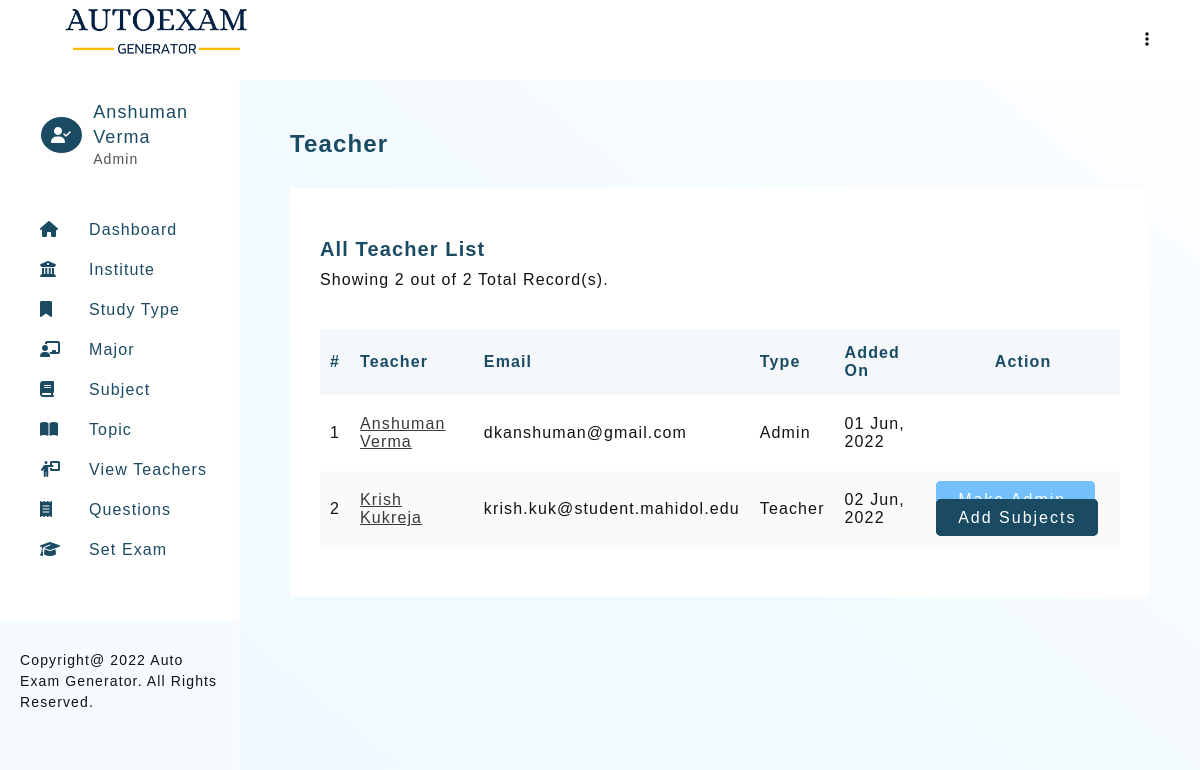
/teacher-view.php (signed in), run on the app's committed database.
### tables this page shows
CREATE TABLE `teacher_profile` (
  `teacher_id` int PRIMARY KEY AUTO_INCREMENT,
  `teacher_firstname` varchar(30) NOT NULL,
  `teacher_lastname` varchar(30) NOT NULL,
  `email` varchar(50) UNIQUE,
  `password` varchar(100) NOT NULL,
  `type` ENUM('Admin','Teacher') NOT NULL DEFAULT 'Teacher',
  `addedOn` DATETIME DEFAULT CURRENT_TIMESTAMP
);

### includes/config.php (called while the page is built, shortened)
<?php
    $sitename = "Auto Exam Generator";

### teacher-view.php (the view, shortened to what this page needs)
<?php
    require_once './templates/header.php';
    if(isset($_SESSION['user']))
    {
        $limit = 10;
        if(isset($_GET['page']))
        {
            $page = $_GET['page'];
        }
        else
        {
            $page  = 1;
        }
        $start = ($page * $limit) - $limit;
        $serialNo = $start + 1;
        $countTeacherQ = mysqli_query($connection, "SELECT count(teacher_id) as total FROM teacher_profile");
        $countTeacherR = mysqli_fetch_assoc($countTeacherQ);
        $noOfTeachers = $countTeacherR['total'];
        $teacherQuery = mysqli_query($connection,
        "SELECT * FROM teacher_profile
        ORDER BY teacher_profile.type, teacher_profile.teacher_id DESC
        LIMIT $start, $limit
        ");
    }
?>
<section>
    <h3 class="heading">Teacher</h3>
    <div class="card">
        <div class="card-heading">
            <div>
                <h4 class="sub-heading">All Teacher List</h4>
                <p class="desc">Showing <?php echo mysqli_num_rows($teacherQuery); ?> out of <?= $noOfTeachers;?> Total Record(s).</p>
            </div>
        </div>
        <div class="table-responsive">
            <table class="table">
                <thead>
                    <tr>
                        <th>#</th>
                        <th>Teacher</th>
                        <th>Email</th>
                        <th>Type</th>
                        <th>Added On</th>
                        <th class="text-center">Action</th>
                    </tr>
                </thead>
                <tbody>
                    <?php
                        if(mysqli_num_rows($teacherQuery) > 0)
                        {
                            while ($teacherRow = mysqli_fetch_assoc($teacherQuery))
                            {
                                echo "
                                    <tr>
                                        <td>$serialNo</td>
                                        <td><a href='teacher-subject-view.php?teacher=$teacherRow[teacher_id]' class=\"text-dark text-underline\">$teacherRow[teacher_firstname] $teacherRow[teacher_lastname]</a></td>
                                        <td>$teacherRow[email]</td>
                                        <td>$teacherRow[type]</td>
                                        <td>".date("d M, Y", strtotime($teacherRow['addedOn']))."</td>
                                        <td>";
                                        if($teacherRow['type'] == 'Teacher'){
                                            echo "<a href=\"teacher-view.php?makeAdmin=$teacherRow[teacher_id]\" class=\"btn btn-info\">
                                                    Make Admin
                                                </a>&nbsp;
                                                <a href=\"add-subject-1.php?teacher=$teacherRow[teacher_id]\" class=\"btn btn-green\">
                                                    Add Subjects
                                                </a>
                                                ";
                                        }
                                echo "</td>
                                    </tr>
                                ";
                                $serialNo++;
                            }
                        }
                        else
                        {
                            echo "<tr><td colspan=\"5\">No record found.</td></tr>";
                        }
                    ?>
                </tbody>
            </table>
        </div>
    </div>
</section>
<?php
    require_once './templates/footer.php';
?>

### templates/header.php (shortened to what this page needs)
<?php
    require './includes/config.php';
    require_once './includes/connection.php';
    if(isset($_SESSION['user']))
    {
        $userQuery = mysqli_query($connection, "SELECT * FROM teacher_profile WHERE email = '$_SESSION[user]'");
        $userRow = mysqli_fetch_assoc($userQuery);
    }
?>
<!DOCTYPE html>
<html lang="en">
<head>
    <link rel="stylesheet" href="./assets/css/main.css">
    <link rel="stylesheet" href="./assets/css/style.css">
    <link rel="stylesheet" href="https://cdnjs.cloudflare.com/ajax/libs/font-awesome/6.1.1/css/all.min.css">
</head>
<body>
    <header class="admin-header">
        <h1 class="title">
            <img src="./assets/images/logo.png" alt="Auto Exam Generator" height="60px">
        </h1>
        <div>
            <ul>
                <li class="dropmenu">
                    <a href="#"><i class="fa-solid fa-ellipsis-vertical"></i></a>
                </li>
            </ul>
        </div>
    </header>
    <aside id="asideMenu">
        <div class="profile-header" id="profile-header2">
            <?php
                if($_SESSION['userType'] == 'Admin')
                {
                    echo "<i class=\"fa-solid fa-user-check\"></i>";
                }
                else
                {
                    echo "<i class=\"fa-solid fa-user\"></i>";
                }
            ?>
            <div>
                <h2>
                    <?=
                        $userRow['teacher_firstname'] ." ". $userRow['teacher_lastname']
                    ?>
                </h2>
                <p> <?=  $_SESSION['userType']; ?> </p>
            </div>
        </div>
        <section id="nav-header">
            <nav>
                <ul class="navbar">
                    <li><a href="dashboard.php"><i class="fa-solid fa-house"></i><span>Dashboard</span></a></li>
                            <li><a href="institute-view.php"><i class="fa-solid fa-building-columns"></i><span>Institute</span></a></li>
                            <li><a href="studyType-view.php"><i class="fa-solid fa-bookmark"></i><span>Study Type</span></a></li>
                            <li><a href="major-view.php"><i class="fa-solid fa-chalkboard-user"></i><span>Major</span></a></li>
                            <li><a href="subject-view.php"><i class="fa-solid fa-book"></i><span>Subject</span></a></li>
                            <li><a href="topic-view.php"><i class="fa-solid fa-book-open"></i><span>Topic</span></a></li>
                    <?php
                        if($_SESSION['userType'] == 'Admin')
                        {
                    ?>
                            <li><a href="teacher-view.php"><i class="fa-solid fa-person-chalkboard"></i><span>View Teachers</span></a></li>
                    <?php
                        }
                    ?>
                    <li><a href="question-view.php"><i class="fa-solid fa-receipt"></i><span>Questions</span></a></li>
                    <li><a href="setExam-1.php"><i class="fa-solid fa-graduation-cap"></i><span>Set Exam</span></a></li>
                </ul>
            </nav>
        </section>
        <footer class="copyright">Copyright@
            <?= date("Y"); ?>
            <?= $sitename; ?>. All Rights Reserved.
        </footer>
    </aside>
    <main>

### assets/css/main.css (style rules this page uses)
* { margin: 0; padding: 0; box-sizing: border-box; }
body { font-family: 'Gill Sans', 'Gill Sans MT', Calibri, 'Trebuchet MS', sans-serif; color: #121212; letter-spacing: 0.07em; }
html { scroll-behavior: smooth; }
a { text-decoration: none; }
ul { list-style: none; }
.text-dark { color: #3a3a3a; }
.text-center { text-align: center; }
.text-underline { text-decoration: underline; }
.btn { padding: 8px 20px; border-radius: 5px; transition: all 0.2s; letter-spacing: 2px; font-size: 16px; }
.btn-green { background-color: #1a4b63; color: #fff; border: solid 2px #1a4b63; }
.btn-info { background-color: #74c0fc; color: #fff; border: solid 2px #74c0fc; }

### assets/css/style.css (style rules this page uses)
:root { --primary-color: #1a4b63; }
body { color: #121212; }
.admin-header { padding: 0 50px; background-color: #fff; display: flex; justify-content: space-between; width: 100%; z-index: 12; height: 10vh; line-height: 10vh; position: fixed; top: 0; left: 0; }
.admin-header .dropmenu { position: relative; text-align: right; }
.admin-header .dropmenu a { color: #121212; }
aside { width: 50%; background-color: #fff; height: 100%; overflow: auto; position: fixed; display: flex; flex-direction: column; justify-content: space-between; border-right: solid 1px rgb(255, 249, 249); display: none; background-color: #f6fbff; }
aside > #nav-header { padding: 20px 20px 50px 40px; display: grid; grid-template-columns: 1fr; row-gap: 20px; align-content: start; background-color: #fff; }
h1.title { color: var(--primary-color); font-size: 18px; }
.profile-header { display: flex; justify-content: flex-start; align-items: center; line-height: 1.4; padding: 20px 20px 20px 40px; background-color: #fff; }
.profile-header > i { border-radius: 50%; color: #fff; border: solid 1px; padding: 10px; background-color: var(--primary-color); margin-right: 10px; }
.profile-header > div > h2 { color: var(--primary-color); font-size: 18px; font-weight: normal; }
.profile-header > div > p { color: #515151; font-size: 14px; }
aside > #nav-header > nav > ul { line-height: 2.5; }
aside > #nav-header > nav > ul > li > a { color: var(--primary-color); font-size: 16px; display: block; }
aside > #nav-header > nav > ul > li > a > i { display: inline-block; width: 30px; }
aside > #nav-header > nav > ul > li > a > span { margin-left: 19px; }
aside > footer { background-color: #f6fbff; padding: 30px 20px 30px; line-height: 1.5; font-size: 14px; }
main { background-image: linear-gradient(to right top, #f0f9ff, #f0f9ff, #f0faff, #f1faff, #f1faff, #f2faff, #f4fbff, #f5fbff, #f7fcff, #f9fcff, #fbfdff, #fdfeff); min-height: 100vh; padding: 50px 50px; margin-top: 10vh; }
main > section { margin-bottom: 100px; }
.heading { color: var(--primary-color); margin-bottom: 30px; font-size: 24px; font-weight: 600; }
.sub-heading { color: var(--primary-color); margin-bottom: 10px; font-size: 20px; font-weight: 600; }
.card { background-color: #fff; padding: 50px 30px; }
.card-heading { display: flex; justify-content: space-between; align-items: center; margin-bottom: 30px; flex-direction: column; }
.table-responsive { overflow: auto; }
.table { width: 100%; border-collapse: collapse; margin-top: 10px; }
.table > thead { text-align: left; background-color: #f4f8fb; color: var(--primary-color); }
.table > thead > tr > th { padding: 15px 10px; }
.table > tbody > tr > td { padding: 20px 10px; }
.table > tbody > tr:nth-child(even) { background-color: rgb(252, 249, 249); }
@media (min-width: 992px) { aside { display: block; width: 20%; } }
@media (min-width: 992px) { main { margin-left: 20%; width: 80%; } }
@media (min-width: 992px) { .card-heading { flex-direction: row; } }

### data on the page
teacher_profile: teacher_firstname "Anshuman", teacher_lastname "Verma", email "dkanshuman@gmail.com", type "Admin", addedOn "01 Jun, 2022"
teacher_profile: teacher_firstname "Krish", teacher_lastname "Kukreja", email "krish.kuk@student.mahidol.edu", type "Teacher", addedOn "02 Jun, 2022"

### other printed values
$_SESSION['userType'] "Admin"
$sitename "Auto Exam Generator"
mysqli_num_rows($teacherQuery) "2"
$noOfTeachers "2"
